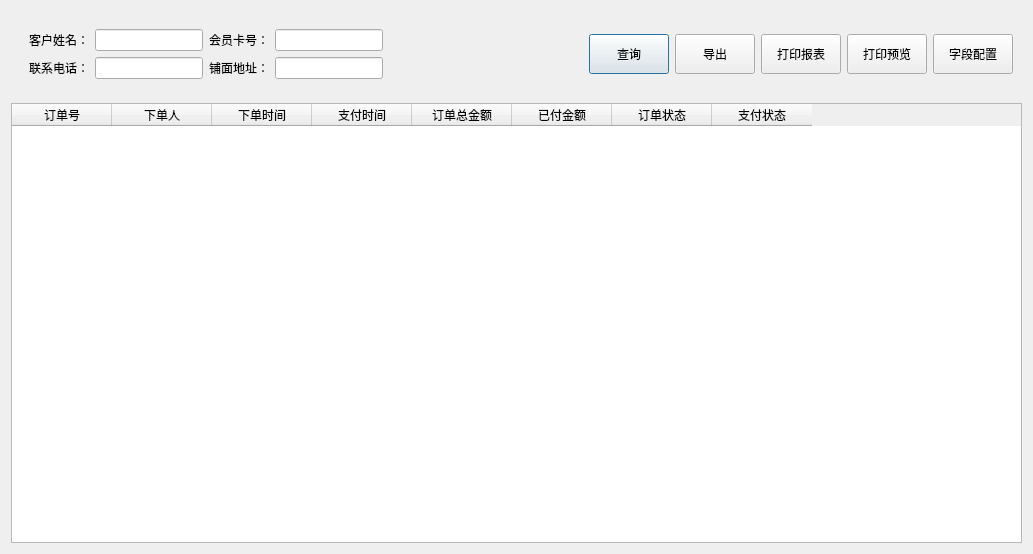
<?xml version="1.0" encoding="UTF-8"?>
<ui version="4.0">
 <class>Dialog</class>
 <widget class="QDialog" name="Dialog">
  <property name="geometry">
   <rect>
    <x>0</x>
    <y>0</y>
    <width>1033</width>
    <height>554</height>
   </rect>
  </property>
  <property name="windowTitle">
   <string>Dialog</string>
  </property>
  <layout class="QVBoxLayout" name="verticalLayout">
   <item>
    <widget class="QWidget" name="widget" native="true">
     <property name="minimumSize">
      <size>
       <width>0</width>
       <height>0</height>
      </size>
     </property>
     <layout class="QHBoxLayout" name="horizontalLayout">
      <item>
       <widget class="QWidget" name="widget_4" native="true">
        <property name="minimumSize">
         <size>
          <width>100</width>
          <height>0</height>
         </size>
        </property>
        <layout class="QGridLayout" name="gridLayout">
         <item row="0" column="1">
          <widget class="QLineEdit" name="lineEdit">
           <property name="maximumSize">
            <size>
             <width>200</width>
             <height>16777215</height>
            </size>
           </property>
          </widget>
         </item>
         <item row="0" column="0">
          <widget class="QLabel" name="label">
           <property name="text">
            <string>客户姓名：</string>
           </property>
          </widget>
         </item>
         <item row="1" column="2">
          <widget class="QLabel" name="label_5">
           <property name="text">
            <string>铺面地址：</string>
           </property>
          </widget>
         </item>
         <item row="1" column="3">
          <widget class="QLineEdit" name="lineEdit_7"/>
         </item>
         <item row="1" column="0">
          <widget class="QLabel" name="label_6">
           <property name="text">
            <string>联系电话：</string>
           </property>
           <property name="alignment">
            <set>Qt::AlignRight|Qt::AlignTrailing|Qt::AlignVCenter</set>
           </property>
          </widget>
         </item>
         <item row="1" column="1">
          <widget class="QLineEdit" name="lineEdit_2">
           <property name="maximumSize">
            <size>
             <width>200</width>
             <height>16777215</height>
            </size>
           </property>
          </widget>
         </item>
         <item row="0" column="2">
          <widget class="QLabel" name="label_8">
           <property name="text">
            <string>会员卡号：</string>
           </property>
           <property name="alignment">
            <set>Qt::AlignRight|Qt::AlignTrailing|Qt::AlignVCenter</set>
           </property>
          </widget>
         </item>
         <item row="0" column="3">
          <widget class="QLineEdit" name="lineEdit_3">
           <property name="maximumSize">
            <size>
             <width>200</width>
             <height>16777215</height>
            </size>
           </property>
          </widget>
         </item>
        </layout>
       </widget>
      </item>
      <item>
       <spacer name="horizontalSpacer">
        <property name="orientation">
         <enum>Qt::Horizontal</enum>
        </property>
        <property name="sizeHint" stdset="0">
         <size>
          <width>40</width>
          <height>20</height>
         </size>
        </property>
       </spacer>
      </item>
      <item>
       <widget class="QPushButton" name="pushButton">
        <property name="minimumSize">
         <size>
          <width>0</width>
          <height>40</height>
         </size>
        </property>
        <property name="text">
         <string>查询</string>
        </property>
       </widget>
      </item>
      <item>
       <widget class="QPushButton" name="pushButton_2">
        <property name="minimumSize">
         <size>
          <width>0</width>
          <height>40</height>
         </size>
        </property>
        <property name="text">
         <string>导出</string>
        </property>
       </widget>
      </item>
      <item>
       <widget class="QPushButton" name="pushButton_3">
        <property name="minimumSize">
         <size>
          <width>0</width>
          <height>40</height>
         </size>
        </property>
        <property name="text">
         <string>打印报表</string>
        </property>
       </widget>
      </item>
      <item>
       <widget class="QPushButton" name="pushButton_4">
        <property name="minimumSize">
         <size>
          <width>0</width>
          <height>40</height>
         </size>
        </property>
        <property name="text">
         <string>打印预览</string>
        </property>
       </widget>
      </item>
      <item>
       <widget class="QPushButton" name="pushButton_5">
        <property name="minimumSize">
         <size>
          <width>0</width>
          <height>40</height>
         </size>
        </property>
        <property name="text">
         <string>字段配置</string>
        </property>
       </widget>
      </item>
     </layout>
    </widget>
   </item>
   <item>
    <widget class="QTableWidget" name="tableWidget">
     <column>
      <property name="text">
       <string>订单号</string>
      </property>
     </column>
     <column>
      <property name="text">
       <string>下单人</string>
      </property>
     </column>
     <column>
      <property name="text">
       <string>下单时间</string>
      </property>
     </column>
     <column>
      <property name="text">
       <string>支付时间</string>
      </property>
     </column>
     <column>
      <property name="text">
       <string>订单总金额</string>
      </property>
     </column>
     <column>
      <property name="text">
       <string>已付金额</string>
      </property>
     </column>
     <column>
      <property name="text">
       <string>订单状态</string>
      </property>
     </column>
     <column>
      <property name="text">
       <string>支付状态</string>
      </property>
     </column>
    </widget>
   </item>
  </layout>
 </widget>
 <resources/>
 <connections/>
</ui>
